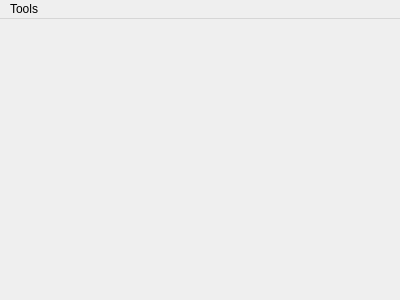
<?xml version="1.0" encoding="UTF-8"?>
<ui version="4.0">
 <class>MainWindow</class>
 <widget class="QMainWindow" name="MainWindow">
  <property name="geometry">
   <rect>
    <x>0</x>
    <y>0</y>
    <width>400</width>
    <height>300</height>
   </rect>
  </property>
  <property name="windowTitle">
   <string>GPU GEMS</string>
  </property>
  <widget class="QWidget" name="centralWidget"/>
  <widget class="QMenuBar" name="menuBar">
   <property name="geometry">
    <rect>
     <x>0</x>
     <y>0</y>
     <width>400</width>
     <height>21</height>
    </rect>
   </property>
   <widget class="QMenu" name="menuTools">
    <property name="title">
     <string>Tools</string>
    </property>
    <widget class="QMenu" name="menuWave_type">
     <property name="title">
      <string>Wave type</string>
     </property>
     <addaction name="actionNormal"/>
     <addaction name="actionRealistic"/>
    </widget>
    <addaction name="menuWave_type"/>
   </widget>
   <addaction name="menuTools"/>
  </widget>
  <action name="actionWorld">
   <property name="text">
    <string>World</string>
   </property>
  </action>
  <action name="actionNormal">
   <property name="text">
    <string>Normal</string>
   </property>
  </action>
  <action name="actionRealistic">
   <property name="text">
    <string>Realistic</string>
   </property>
  </action>
 </widget>
 <layoutdefault spacing="6" margin="11"/>
 <resources/>
 <connections/>
</ui>
